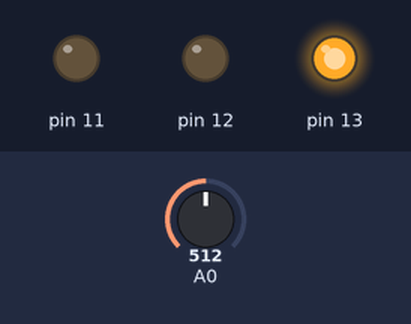
Bench run of a sketch on a simulated Arduino Uno, built with avr-gcc and run on an emulated ATmega328P. On the bench: output pins drawn as LEDs (lit = HIGH). The test bench sets the inputs (shaded band); at power-on: A0 = 512. What the sketch prints to the serial monitor is not drawn.

Above: at 1.2 s.
1.3 s: A0 set to 875
2.8 s: A0 set to 903
Timing chart, 0 to 5.8 s (numbered marks = the images above; inputs shaded):
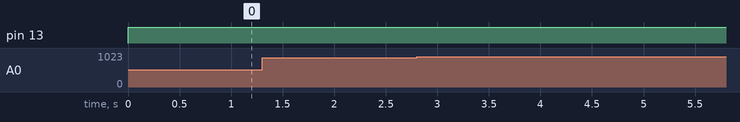

The sketch:

Detector-Building.ino
```cpp
int conditional_value;
float current_voltage_float;
int current_voltage_int;
int previous_voltage = 0;
int concentration;
int volume_of_saltwater = 500; //Volume of salt water measured in mL (118.295 mL in event)
int concentration_benchmark_1; //Change concentration benchmarks to given values.
int concentration_benchmark_2;
int concentration_benchmark_3;

void setup() {
  // initialize digital pin LED_BUILTIN as an output.
  Serial.begin(9600);
  pinMode(13, OUTPUT);
  pinMode(11, OUTPUT);
  pinMode(12, OUTPUT);
  pinMode(6, INPUT);
  concentration_benchmark_1 = 500; //Change concentration benchmarks to given values.
  concentration_benchmark_2 = 1000;
  concentration_benchmark_3 = 1500;
}

int calculate_concentration(float current_voltage) {
  float volume_of_salt_grams = (current_voltage - 1.01) / 0.666; //Formula to find volume of salt in grams
  float concentration_g_ml = volume_of_salt_grams / volume_of_saltwater;
  float concentration_ppm = concentration_g_ml / 0.000001;
  return (int) concentration_ppm;
}

// The loop function runs over and over again forever
void loop() {
  conditional_value = analogRead(A0);
  current_voltage_float = conditional_value*(5.0/1023.0);
  current_voltage_int = (int) current_voltage_float;
  concentration = calculate_concentration(current_voltage_float);

  Serial.println(String(current_voltage_float) + " volts and a concentration of " + concentration + " ppm");

  if (concentration >= 0 && concentration <= concentration_benchmark_1) {
    digitalWrite(11, HIGH);
  } else if (concentration > concentration_benchmark_1 && concentration <= concentration_benchmark_2) {
    digitalWrite(12, HIGH);
  } else if (concentration > concentration_benchmark_2 && concentration <= 5000) {
    digitalWrite(13, HIGH);
  }

  previous_voltage = current_voltage_int;
}
```

Measured:
- after the input at 1.3 s, every drawn part: stays the same
- after the input at 2.8 s, every drawn part: stays the same
